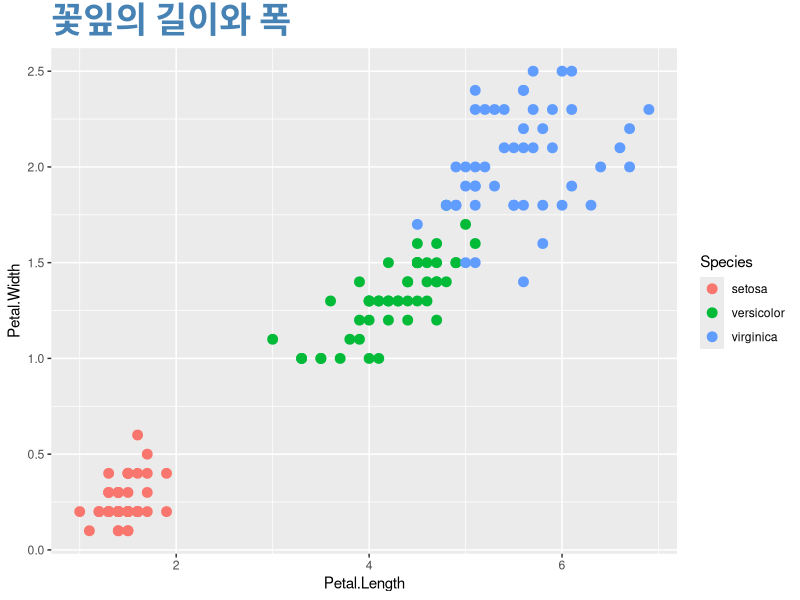

Reproduce this figure in R.
library(ggplot2)

ggplot(data=iris, aes(x=Petal.Length, y=Petal.Width,
                      color=Species)) + 
  geom_point(size=3) +
  ggtitle('꽃잎의 길이와 폭') +              # 그래프의 제목 지정
  theme(plot.title = element_text(size=25, face='bold', colour='steelblue')) 